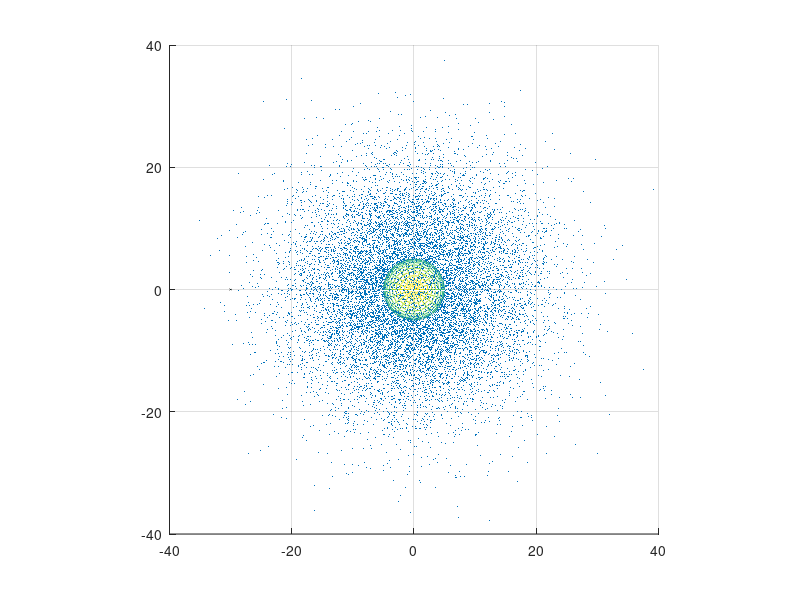

Here is the MATLAB script that generated this plot: (Note: this script raises an error after producing the figure.)
%http://onlinelibrary.wiley.com/doi/10.1111/j.1574-6968.2001.tb10662.x/full
%link for bacteria swimming speed.
%Ill take it 50 micrometers per second.

%Step size. (Seconds).
step = 10^-4;
speed = 40;
time = 10;
cell_radius = 5;
nanobot_coor = [-30, 0, 0];
nanobot_radius = 2;
num_of_molecules = 100000;
std = 10;

molecules = normrnd(0, std, [num_of_molecules, 3]);

scatter3( molecules(:,1) , molecules(:,2) , molecules(:,3) , 0.1 , 'fill' )

distance = zeros(time/step,1);

bias = [0,0,0];

r = normrnd(0, 1, [1 3]);
disp = (speed*step)./sqrt(sum(r.^2, 2)).*r;

hitt_old = 0;

[X,Y,Z] = sphere;
h = figure(1);
axis tight manual;
filename = 'testAnimated.gif';

for i = 1:time/step
       
    nanobot_coor = nanobot_coor + disp;
    hitt = sum((sum((molecules - nanobot_coor).^2, 2) <= nanobot_radius^2));   
    if(hitt > hitt_old)
        bias = (bias * 0.99 +  disp * 0.01 );
        hitt_old = hitt;
    elseif(hitt < hitt_old)
        bias = (bias * 0.99 - disp * 0.01);
        hitt_old = hitt; 
    elseif(hitt == 0)
        bias = [0,0,0]; %%Maybe future work? idk...
        hitt_old = hitt;
    else
        hitt_old = hitt;
    end      
    r = normrnd(0, 1, [1 3]);
    disp = ((speed*step)./sqrt(sum(r.^2 , 2))).*r * 0.5  ...
        + ((speed*step)./sqrt(sum(bias.^2 , 2))).*bias * 0.5; 
    disp(isnan(disp)) = 0;
    distance(i) = sqrt(sum((nanobot_coor).^2, 2));  
    
    if(mod(i, 500) == 1)
        hold on
        mesh(X*5 , Y*5 , Z*5);
        surf(X*0.1 + nanobot_coor(1), Y*0.1 + nanobot_coor(2), Z*0.1 + nanobot_coor(3));
        axis([-40  40   -40  40   -40  40]);
        view(0,90);
        axis square;
        refreshdata;
        drawnow;
        frame = getframe(h); 
        im = frame2im(frame); 
        [imind,cm] = rgb2ind(im,256); 
        if i == 1 
             imwrite(imind,cm,filename,'gif', 'Loopcount',inf); 
        else
            imwrite(imind,cm,filename,'gif','WriteMode','append');
        end 
    end
end

%plot(arrival_times)